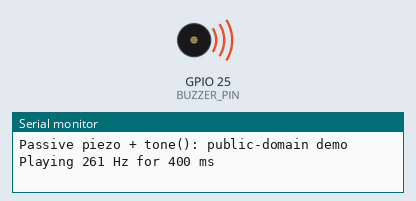
Simulated run of this sketch. Board: ESP32. Shown: buzzer (waves = sounding), the last lines printed to the serial monitor.

Above: at 0.2 s.
At 14.18 s:
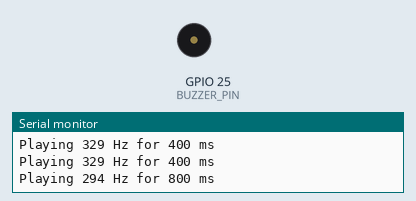
Timing chart, 0 to 14.5 s (numbered marks = the images above):
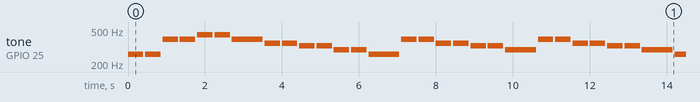

Measured:
- by itself, tone on GPIO 25 (BUZZER_PIN): plays 261 Hz for 0.40 s, 261 Hz for 0.40 s, 392 Hz for 0.40 s, 392 Hz for 0.40 s, 440 Hz for 0.40 s, 440 Hz for 0.40 s … (247 notes in this stretch)

The sketch:

passive_buzzer_test.ino
```cpp
// ESP32 + passive piezo using tone
// Wiring: Buzzer + -> GPIO 25, Buzzer - -> GND
// Open Serial Monitor @ 115200

const int BUZZER_PIN = 25;

// Common note frequencies (A4 = 440 Hz)
#define C4 261
#define D4 294
#define E4 329
#define F4 349
#define G4 392
#define A4 440
#define B4 494
#define C5 523

struct Note {
  int freq;
  int dur_ms;
};

// Public-domain example: "Twinkle, Twinkle, Little Star"
Note melody[] = {
  { C4, 400 }, { C4, 400 }, { G4, 400 }, { G4, 400 }, { A4, 400 }, { A4, 400 }, { G4, 800 }, { F4, 400 }, { F4, 400 }, { E4, 400 }, { E4, 400 }, { D4, 400 }, { D4, 400 }, { C4, 800 }, { G4, 400 }, { G4, 400 }, { F4, 400 }, { F4, 400 }, { E4, 400 }, { E4, 400 }, { D4, 800 }, { G4, 400 }, { G4, 400 }, { F4, 400 }, { F4, 400 }, { E4, 400 }, { E4, 400 }, { D4, 800 }, { C4, 400 }, { C4, 400 }, { G4, 400 }, { G4, 400 }, { A4, 400 }, { A4, 400 }, { G4, 800 }, { F4, 400 }, { F4, 400 }, { E4, 400 }, { E4, 400 }, { D4, 400 }, { D4, 400 }, { C4, 800 }
};
const int N = sizeof(melody) / sizeof(melody[0]);

void setup() {
  Serial.begin(115200);
  Serial.println("Passive piezo + tone(): public-domain demo");
}

void loop() {
  for (int i = 0; i < N; i++) {
    int f = melody[i].freq;
    int d = melody[i].dur_ms;
    if (f > 0) {
      Serial.print("Playing ");
      Serial.print(f);
      Serial.print(" Hz for ");
      Serial.print(d);
      Serial.println(" ms");
      tone(BUZZER_PIN, f, d);
    }
    delay(d + 50);  // small gap
  }
  Serial.println("Loop again after 1 s...");
  delay(1000);
}
```
